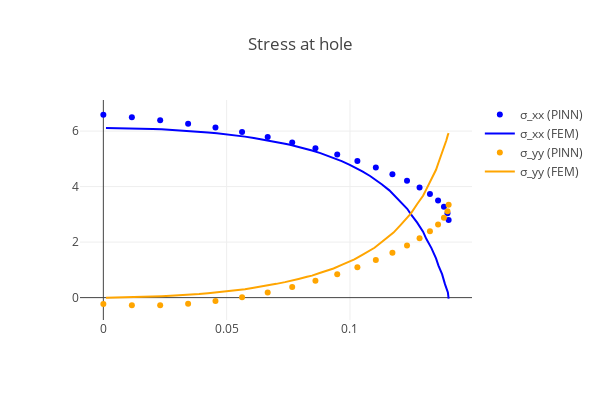

The code cell stored with this chart in its notebook:
### Markdown cell above
## Visualization of results

### Code cell
val_rad_x = 0.14
val_plate = Plate(val_rad_x, N, M) 
data_input, data_output, data_hole = val_plate.load_reference_data()
val_collo, val_top, val_right, val_left, val_bottom, val_hole = val_plate.generate_dataset()

stress_hole = torch.vmap(sigma)(val_hole[:,:-2])
data_hole = np.loadtxt(f"data/hole_Rx={Rx}.csv", delimiter=",")
data_hole = data_hole[data_hole[:, 0].argsort()]

with torch.no_grad():
    fig = go.Figure()
    m1 = dict(color="blue")
    m2 = dict(color="orange")
    fig.add_trace(
        go.Scatter(
            x=hole[:, 0],
            y=stress_hole[:, 0, 0],
            marker=m1,
            mode="markers",
            name="σ_xx (PINN)",
        )
    )
    fig.add_trace(
        go.Scatter(
            x=data_hole[:, 0],
            y=data_hole[:, 2],
            marker=m1,
            mode="lines",
            name="σ_xx (FEM)",
        )
    )
    fig.add_trace(
        go.Scatter(
            x=hole[:, 0],
            y=stress_hole[:, 1, 1],
            marker=m2,
            mode="markers",
            name="σ_yy (PINN)",
        )
    )
    fig.add_trace(
        go.Scatter(
            x=data_hole[:, 0],
            y=data_hole[:, 3],
            marker=m2,
            mode="lines",
            name="σ_yy (FEM)",
        )
    )
    fig.update_layout(
        template="none", width=600, height=400, title="Stress at hole", showlegend=True
    )
    fig.show()
